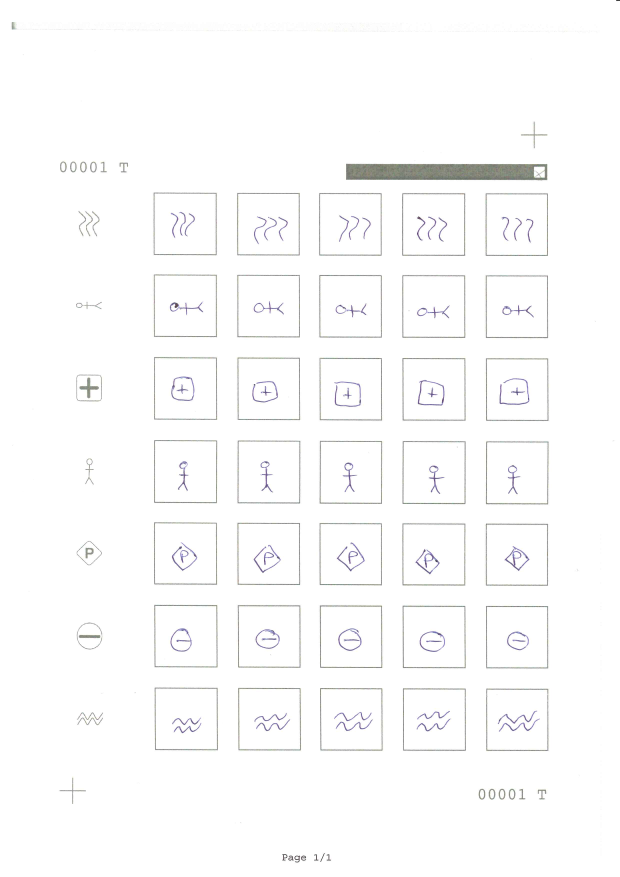
#> input picture ImageExtracter/s01_0002.png, 2480 x 3508 px (shown at 1/4 size)
$ python test.py   (Python 2 division)
#> lines starting #> are read from the running program, lines starting #| are printed output that depends on the picture
import cv2
import numpy as np
import requests
import operator
import json

#img = cv2.imread('bank/00122.png')
img = cv2.imread('s01_0002.png')
#> img is the input picture: shape (3508, 2480, 3); mean B, G, R 251.5, 251.4, 251.4
gray = cv2.cvtColor(img,cv2.COLOR_BGR2GRAY)
w, h = gray.shape[::-1]
#> w = 2480; h = 3508
ratio = w/2480
#> ratio = 1

threshold = 0.88
template = cv2.imread('coins2.png',0)
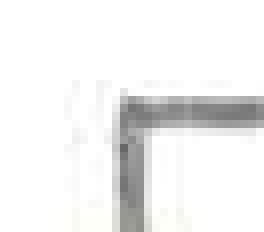
#> input picture ImageExtracter/coins2.png, 33 x 29 px (shown 8 times larger)
#> template: shape (29, 33); min 103, max 255, mean 240.9
w, h = template.shape[::-1]
#> w = 33; h = 29
ratio = 1
template = cv2.resize(template, (int(round(ratio * w)), int(round(ratio * h))))
res = cv2.matchTemplate(gray,template,cv2.TM_CCOEFF_NORMED)
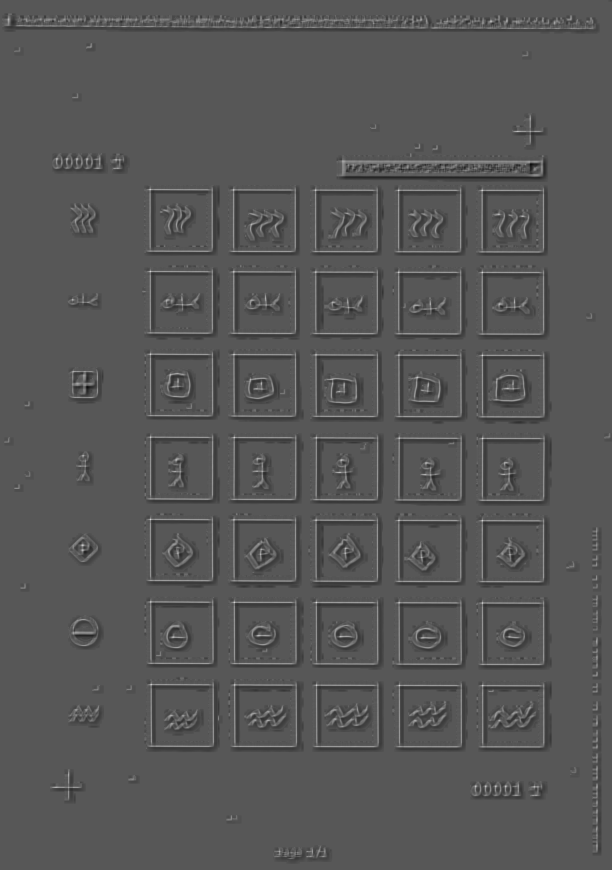
#> res: shape (3480, 2448) float32 (shown at 1/4 size); min -0.523, max 1, mean -0.00394; drawn with min black and max white
loc = np.where( res >= threshold)
#> loc = 111 positions, rows 757 to 2743, columns 599 to 1931

pointDown = []
pointUp = []

for pt in zip(*loc[::-1]):
    x1 = pt[0]+w/2+10
    y1 = pt[1]+h/2+10
    res = filter(lambda (x, y): round(x/100) == round(x1/100) and round(y/100) == round(y1/100), pointUp)
    if len(res) == 0:
        pointUp.append((x1,y1))
#> this loop made 111 passes
#> (pt, x1, y1, res) on passes 2, 3, 4, 5, 7, 8, 9, 11, 13, 14, 15, 17: ((599, 758), 625, 782, [(626, 781)]), ((600, 758), 626, 782, [(626, 781)]), ((601, 758), 627, 782, [(626, 781)]), ((600, 759), 626, 783, [(626, 781)]), ((935, 759), 961, 783, [(960, 783)]), ((934, 760), 960, 784, [(960, 783)]), ((935, 760), 961, 784, [(960, 783)]), ((1263, 760), 1289, 784, [(1288, 784)]), ((1262, 761), 1288, 785, [(1288, 784)]), ((1594, 761), 1620, 785, [(1620, 784)]), ((1595, 761), 1621, 785, [(1620, 784)]), ((1929, 761), 1955, 785, [(1954, 785)])
#> (pt, x1, y1) on passes 1, 6, 10, 12, 16, 19: ((600, 757), 626, 781), ((934, 759), 960, 783), ((1262, 760), 1288, 784), ((1594, 760), 1620, 784), ((1928, 761), 1954, 785), ((600, 1085), 626, 1109)
#> after the loop, pointUp = 35 pairs, first value 626 to 1956, second value 781 to 2766

if len(pointUp) > 30:
    for (x1,y1) in pointUp:
        picto = gray[y1:y1+ratio*230, x1:x1+ratio*230]
        _, picto = cv2.threshold(picto, 220, 255, cv2.THRESH_BINARY)
        cv2.imwrite('tmp.png', picto)
#> (the run stopped early here; a loop or call above may not have finished)
